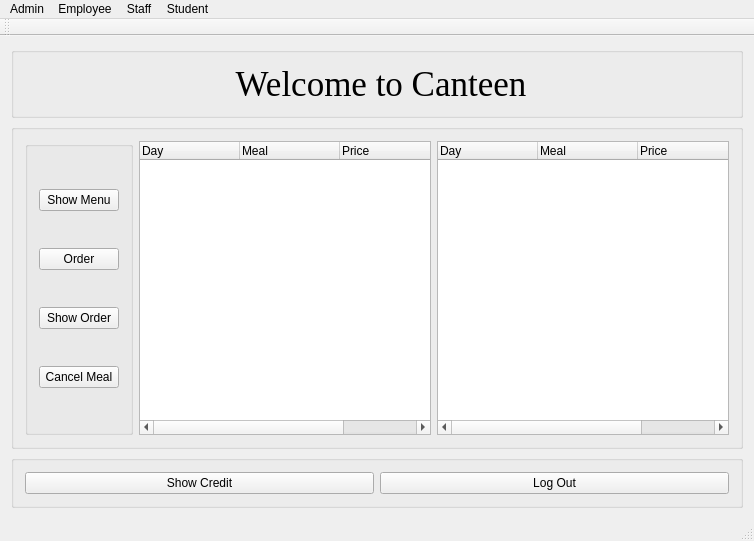
<?xml version="1.0" encoding="UTF-8"?>
<ui version="4.0">
 <class>CanteenClass</class>
 <widget class="QMainWindow" name="CanteenClass">
  <property name="geometry">
   <rect>
    <x>0</x>
    <y>0</y>
    <width>754</width>
    <height>541</height>
   </rect>
  </property>
  <property name="windowTitle">
   <string>Canteen</string>
  </property>
  <widget class="QWidget" name="centralWidget">
   <layout class="QVBoxLayout" name="verticalLayout">
    <item>
     <widget class="QGroupBox" name="logInGroupBox">
      <property name="title">
       <string/>
      </property>
      <layout class="QVBoxLayout" name="verticalLayout_2">
       <item>
        <widget class="QLabel" name="label">
         <property name="font">
          <font>
           <family>Times New Roman</family>
           <pointsize>26</pointsize>
          </font>
         </property>
         <property name="text">
          <string> Welcome to Canteen</string>
         </property>
         <property name="alignment">
          <set>Qt::AlignCenter</set>
         </property>
        </widget>
       </item>
      </layout>
     </widget>
    </item>
    <item>
     <widget class="QGroupBox" name="menuGroupBox">
      <property name="title">
       <string/>
      </property>
      <layout class="QGridLayout" name="gridLayout">
       <item row="0" column="0">
        <widget class="QGroupBox" name="groupBox_2">
         <property name="title">
          <string/>
         </property>
         <layout class="QVBoxLayout" name="verticalLayout_3">
          <item>
           <widget class="QPushButton" name="showMenuButton">
            <property name="text">
             <string>Show Menu</string>
            </property>
           </widget>
          </item>
          <item>
           <widget class="QPushButton" name="orderButton">
            <property name="text">
             <string>Order</string>
            </property>
           </widget>
          </item>
          <item>
           <widget class="QPushButton" name="ShowOrderButton">
            <property name="text">
             <string>Show Order</string>
            </property>
           </widget>
          </item>
          <item>
           <widget class="QPushButton" name="cancelButton">
            <property name="text">
             <string>Cancel Meal</string>
            </property>
           </widget>
          </item>
         </layout>
        </widget>
       </item>
       <item row="0" column="3">
        <widget class="QTreeWidget" name="treeOrder">
         <column>
          <property name="text">
           <string>Day</string>
          </property>
         </column>
         <column>
          <property name="text">
           <string>Meal</string>
          </property>
         </column>
         <column>
          <property name="text">
           <string>Price</string>
          </property>
         </column>
         <column>
          <property name="text">
           <string>Student Price</string>
          </property>
         </column>
        </widget>
       </item>
       <item row="0" column="1">
        <widget class="QTreeWidget" name="treeMenu">
         <column>
          <property name="text">
           <string>Day</string>
          </property>
         </column>
         <column>
          <property name="text">
           <string>Meal</string>
          </property>
         </column>
         <column>
          <property name="text">
           <string>Price</string>
          </property>
         </column>
         <column>
          <property name="text">
           <string>Student Price</string>
          </property>
         </column>
        </widget>
       </item>
      </layout>
     </widget>
    </item>
    <item>
     <widget class="QGroupBox" name="orderGroupBox">
      <property name="title">
       <string/>
      </property>
      <layout class="QHBoxLayout" name="horizontalLayout_2">
       <item>
        <widget class="QPushButton" name="ShowCreditButton">
         <property name="text">
          <string>Show Credit</string>
         </property>
        </widget>
       </item>
       <item>
        <widget class="QPushButton" name="LogOutButton">
         <property name="text">
          <string>Log Out</string>
         </property>
        </widget>
       </item>
      </layout>
     </widget>
    </item>
   </layout>
  </widget>
  <widget class="QMenuBar" name="menuBar">
   <property name="geometry">
    <rect>
     <x>0</x>
     <y>0</y>
     <width>754</width>
     <height>21</height>
    </rect>
   </property>
   <widget class="QMenu" name="menuAdmin">
    <property name="title">
     <string>Admin</string>
    </property>
    <addaction name="actionMenu_for_week"/>
    <addaction name="separator"/>
    <addaction name="actionChange_Login"/>
   </widget>
   <widget class="QMenu" name="menuEmployee">
    <property name="title">
     <string>Employee</string>
    </property>
    <addaction name="actionChangePostEmployee"/>
   </widget>
   <widget class="QMenu" name="menuStaff">
    <property name="title">
     <string>Staff</string>
    </property>
    <addaction name="actionNumber_of_Order"/>
    <addaction name="separator"/>
    <addaction name="actionChange_PositionStaff"/>
   </widget>
   <widget class="QMenu" name="menuStudent">
    <property name="title">
     <string>Student</string>
    </property>
    <addaction name="actionChange_Subject"/>
   </widget>
   <addaction name="menuAdmin"/>
   <addaction name="menuEmployee"/>
   <addaction name="menuStaff"/>
   <addaction name="menuStudent"/>
  </widget>
  <widget class="QToolBar" name="mainToolBar">
   <attribute name="toolBarArea">
    <enum>TopToolBarArea</enum>
   </attribute>
   <attribute name="toolBarBreak">
    <bool>false</bool>
   </attribute>
  </widget>
  <widget class="QStatusBar" name="statusBar"/>
  <action name="actionOpen_file">
   <property name="text">
    <string>SetUp Employees</string>
   </property>
  </action>
  <action name="actionChange_Subject">
   <property name="text">
    <string>Change Subject</string>
   </property>
  </action>
  <action name="actionChangePostEmployee">
   <property name="text">
    <string>Change Position</string>
   </property>
  </action>
  <action name="actionPosition">
   <property name="text">
    <string>Position</string>
   </property>
  </action>
  <action name="actionMenu_for_week">
   <property name="text">
    <string>Menu for week</string>
   </property>
  </action>
  <action name="actionOrders_for_Monday">
   <property name="text">
    <string>Orders for Monday</string>
   </property>
  </action>
  <action name="actionOrder_fot_Tuesday">
   <property name="text">
    <string>Order fot Tuesday</string>
   </property>
  </action>
  <action name="actionOrder_for_Wednesday">
   <property name="text">
    <string>Order for Wednesday</string>
   </property>
  </action>
  <action name="actionOrder_for_Thursday">
   <property name="text">
    <string>Order for Thursday</string>
   </property>
  </action>
  <action name="actionOrder_for_Friday">
   <property name="text">
    <string>Order for Friday</string>
   </property>
  </action>
  <action name="actionOrder_for_Saturday">
   <property name="text">
    <string>Order for Saturday</string>
   </property>
  </action>
  <action name="actionOrder_for_Sunday">
   <property name="text">
    <string>Order for Sunday</string>
   </property>
  </action>
  <action name="actionLogin_for_Staff">
   <property name="text">
    <string>SetUp Staff</string>
   </property>
  </action>
  <action name="actionLogin_for_Students">
   <property name="text">
    <string>SetUp Students</string>
   </property>
  </action>
  <action name="actionNumber_of_Order">
   <property name="text">
    <string>Number of Order</string>
   </property>
  </action>
  <action name="actionChange_PositionStaff">
   <property name="text">
    <string>Change Position</string>
   </property>
  </action>
  <action name="actionChange_Login">
   <property name="text">
    <string>Change Login</string>
   </property>
  </action>
 </widget>
 <layoutdefault spacing="6" margin="11"/>
 <resources>
  <include location="Canteen.qrc"/>
 </resources>
 <connections/>
</ui>
